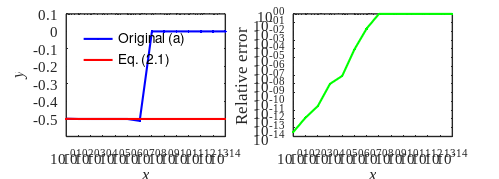
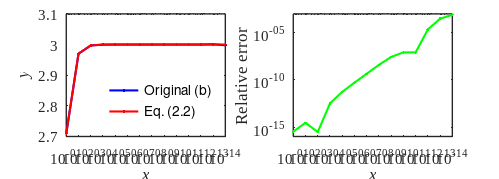

These charts were generated, in order, by the following MATLAB code:
% Homework 01. Problem 2. Analyses of cancellation
clear;
clc;

%% calculation of expression (a) and (b)

x = 10.^(-(1:14));

% calculate (a)
sec_x = 1.0 ./ cos(x);
tan_x = tan(x);
a_orig = (1.0 - sec_x) ./ (tan_x.^2);
a_stab = -cos(x) ./ (1.0 + cos(x));

% calculate (b)
b_orig = (1.0 - (1.0 - x).^3) ./ x;
b_stab = 3.0 - 3.0*x + x.^2;

% calculate relative errors
err_a = abs(a_orig - a_stab) ./ abs(a_stab);
err_b = abs(b_orig - b_stab) ./ abs(b_stab);


%% Plot of (a)

fig = figure('Position', [100, 100, 500, 180], 'Color', 'w');

subplot(1,2,1);
semilogx(x, a_orig, 'b.-', 'DisplayName', 'Original (a)', 'LineWidth', 1.5);
hold on;
box on;
semilogx(x, a_stab, 'r.-', 'DisplayName', 'Eq. (2.1)', 'LineWidth', 1.5);
ylim([-0.6, 0.1]);

set(gca, 'XDir', 'reverse');
xlabel('\it{x}', 'FontName', 'Times New Roman', 'FontSize', 12);
ylabel('\it{y}', 'FontName', 'Times New Roman', 'FontSize', 12);
legend('Location','northwest', 'FontSize', 10);
legend('boxoff');
set(gca, 'FontName', 'Times New Roman', 'FontSize', 11, 'LineWidth', 1.0);

subplot(1,2,2);
loglog(x, err_a, 'g.-', 'LineWidth', 1.5);

set(gca, 'XDir', 'reverse');
xlabel('\it{x}', 'FontName', 'Times New Roman', 'FontSize', 12);
ylabel('Relative error', 'FontName', 'Times New Roman', 'FontSize', 12);
set(gca, 'FontName', 'Times New Roman', 'FontSize', 11, 'LineWidth', 1.0);

hold off;

% save the figure
set(gcf, 'PaperPositionMode', 'auto');
exportgraphics(fig, 'Cancellation_analysis_a.pdf', 'ContentType', 'vector', 'BackgroundColor', 'none');
fprintf('Saved figure Cancellation_analysis_a.pdf\n');


%% Plot of (b)

fig = figure('Position', [100, 100, 500, 180], 'Color', 'w');

subplot(1,2,1);
semilogx(x, b_orig, 'b.-', 'DisplayName', 'Original (b)', 'LineWidth', 1.5);
hold on;
box on;
semilogx(x, b_stab, 'r.-', 'DisplayName', 'Eq. (2.2)', 'LineWidth', 1.5);
ylim([2.7, 3.1]);

set(gca, 'XDir', 'reverse');
xlabel('\it{x}', 'FontName', 'Times New Roman', 'FontSize', 12);
ylabel('\it{y}', 'FontName', 'Times New Roman', 'FontSize', 12);
legend('Location','southeast', 'FontSize', 10);
legend('boxoff');
set(gca, 'FontName', 'Times New Roman', 'FontSize', 11, 'LineWidth', 1.0);

subplot(1,2,2);
loglog(x, err_b, 'g.-', 'LineWidth', 1.5);
set(gca, 'YTick', logspace(-15, 0, 4));

set(gca, 'XDir', 'reverse');
xlabel('\it{x}', 'FontName', 'Times New Roman', 'FontSize', 12);
ylabel('Relative error', 'FontName', 'Times New Roman', 'FontSize', 12);
set(gca, 'FontName', 'Times New Roman', 'FontSize', 11, 'LineWidth', 1.0);

hold off;

% save the figure
set(gcf, 'PaperPositionMode', 'auto');
exportgraphics(fig, 'Cancellation_analysis_b.pdf', 'ContentType', 'vector', 'BackgroundColor', 'none');
fprintf('Saved figure Cancellation_analysis_b.pdf\n');
